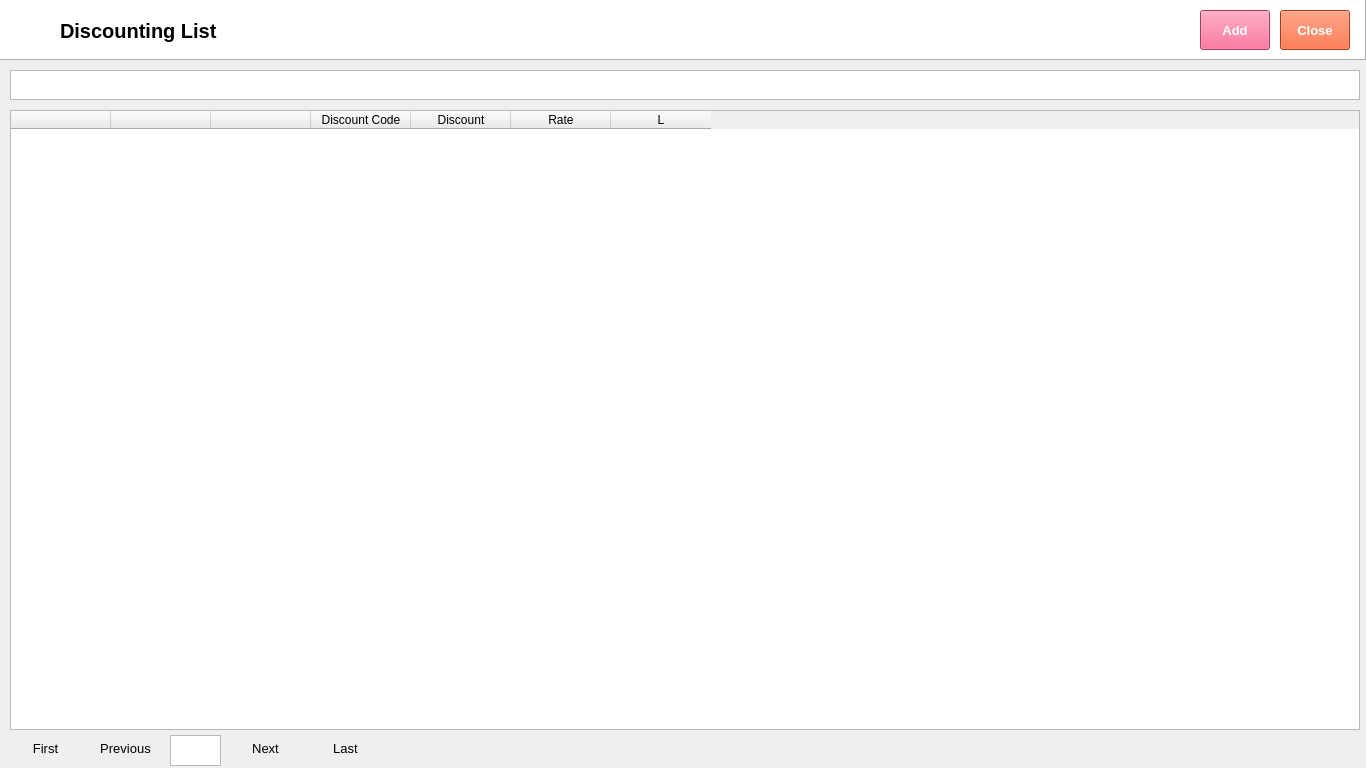
<?xml version="1.0" encoding="UTF-8"?>
<ui version="4.0">
 <class>Form</class>
 <widget class="QWidget" name="Form">
  <property name="geometry">
   <rect>
    <x>0</x>
    <y>0</y>
    <width>1366</width>
    <height>768</height>
   </rect>
  </property>
  <property name="font">
   <font>
    <family>Segoe UI</family>
    <pointsize>9</pointsize>
   </font>
  </property>
  <property name="windowTitle">
   <string>Form</string>
  </property>
  <widget class="QFrame" name="frame">
   <property name="geometry">
    <rect>
     <x>0</x>
     <y>0</y>
     <width>1366</width>
     <height>60</height>
    </rect>
   </property>
   <property name="autoFillBackground">
    <bool>false</bool>
   </property>
   <property name="styleSheet">
    <string notr="true">background-color: rgb(255, 255, 255);</string>
   </property>
   <property name="frameShape">
    <enum>QFrame::Panel</enum>
   </property>
   <property name="frameShadow">
    <enum>QFrame::Raised</enum>
   </property>
   <widget class="QLabel" name="label">
    <property name="geometry">
     <rect>
      <x>10</x>
      <y>10</y>
      <width>38</width>
      <height>32</height>
     </rect>
    </property>
    <property name="text">
     <string/>
    </property>
    <property name="pixmap">
     <pixmap>../../python-pos/img/Disbursement.png</pixmap>
    </property>
    <property name="scaledContents">
     <bool>true</bool>
    </property>
   </widget>
   <widget class="QLabel" name="lblDiscountList">
    <property name="geometry">
     <rect>
      <x>60</x>
      <y>10</y>
      <width>161</width>
      <height>41</height>
     </rect>
    </property>
    <property name="font">
     <font>
      <family>Segoe UI</family>
      <pointsize>15</pointsize>
      <weight>75</weight>
      <bold>true</bold>
     </font>
    </property>
    <property name="text">
     <string>Discounting List</string>
    </property>
    <property name="textFormat">
     <enum>Qt::PlainText</enum>
    </property>
   </widget>
   <widget class="QPushButton" name="btnAdd">
    <property name="geometry">
     <rect>
      <x>1200</x>
      <y>10</y>
      <width>70</width>
      <height>40</height>
     </rect>
    </property>
    <property name="font">
     <font>
      <family>Segoe UI</family>
      <pointsize>10</pointsize>
      <weight>75</weight>
      <bold>true</bold>
     </font>
    </property>
    <property name="autoFillBackground">
     <bool>false</bool>
    </property>
    <property name="styleSheet">
     <string notr="true">background-color: rgb(240, 80, 128);
color: rgb(255, 255, 255);</string>
    </property>
    <property name="text">
     <string>Add</string>
    </property>
   </widget>
   <widget class="QPushButton" name="btnClose">
    <property name="geometry">
     <rect>
      <x>1280</x>
      <y>10</y>
      <width>70</width>
      <height>40</height>
     </rect>
    </property>
    <property name="font">
     <font>
      <family>Segoe UI</family>
      <pointsize>10</pointsize>
      <weight>75</weight>
      <bold>true</bold>
     </font>
    </property>
    <property name="styleSheet">
     <string notr="true">background-color: rgb(243, 79, 28);
color: rgb(255, 255, 255);</string>
    </property>
    <property name="text">
     <string>Close</string>
    </property>
    <property name="flat">
     <bool>false</bool>
    </property>
   </widget>
  </widget>
  <widget class="QTableWidget" name="tblDiscount">
   <property name="geometry">
    <rect>
     <x>10</x>
     <y>110</y>
     <width>1350</width>
     <height>620</height>
    </rect>
   </property>
   <column>
    <property name="text">
     <string/>
    </property>
   </column>
   <column>
    <property name="text">
     <string/>
    </property>
   </column>
   <column>
    <property name="text">
     <string/>
    </property>
   </column>
   <column>
    <property name="text">
     <string>Discount Code</string>
    </property>
   </column>
   <column>
    <property name="text">
     <string>Discount</string>
    </property>
   </column>
   <column>
    <property name="text">
     <string>Rate</string>
    </property>
   </column>
   <column>
    <property name="text">
     <string>L</string>
    </property>
   </column>
  </widget>
  <widget class="QTextEdit" name="txtSearch">
   <property name="geometry">
    <rect>
     <x>10</x>
     <y>70</y>
     <width>1350</width>
     <height>30</height>
    </rect>
   </property>
  </widget>
  <widget class="QTextEdit" name="textEditPageNumber">
   <property name="geometry">
    <rect>
     <x>170</x>
     <y>735</y>
     <width>51</width>
     <height>31</height>
    </rect>
   </property>
   <property name="font">
    <font>
     <family>Segoe UI</family>
     <pointsize>10</pointsize>
    </font>
   </property>
   <property name="styleSheet">
    <string notr="true">color: rgb(0, 0, 0);</string>
   </property>
   <property name="readOnly">
    <bool>true</bool>
   </property>
  </widget>
  <widget class="QPushButton" name="pushButtonFirst">
   <property name="geometry">
    <rect>
     <x>10</x>
     <y>730</y>
     <width>71</width>
     <height>37</height>
    </rect>
   </property>
   <property name="font">
    <font>
     <family>Segoe UI</family>
     <pointsize>10</pointsize>
    </font>
   </property>
   <property name="styleSheet">
    <string notr="true">color: rgb(0, 0, 0);</string>
   </property>
   <property name="text">
    <string>First</string>
   </property>
   <property name="flat">
    <bool>true</bool>
   </property>
  </widget>
  <widget class="QPushButton" name="pushButtonLast">
   <property name="geometry">
    <rect>
     <x>310</x>
     <y>730</y>
     <width>71</width>
     <height>37</height>
    </rect>
   </property>
   <property name="font">
    <font>
     <family>Segoe UI</family>
     <pointsize>10</pointsize>
    </font>
   </property>
   <property name="styleSheet">
    <string notr="true">color: rgb(0, 0, 0);</string>
   </property>
   <property name="text">
    <string>Last</string>
   </property>
   <property name="flat">
    <bool>true</bool>
   </property>
  </widget>
  <widget class="QPushButton" name="pushButtonNext">
   <property name="geometry">
    <rect>
     <x>230</x>
     <y>730</y>
     <width>71</width>
     <height>37</height>
    </rect>
   </property>
   <property name="font">
    <font>
     <family>Segoe UI</family>
     <pointsize>10</pointsize>
    </font>
   </property>
   <property name="styleSheet">
    <string notr="true">color: rgb(0, 0, 0);</string>
   </property>
   <property name="text">
    <string>Next</string>
   </property>
   <property name="flat">
    <bool>true</bool>
   </property>
  </widget>
  <widget class="QPushButton" name="pushButtonPrevious">
   <property name="geometry">
    <rect>
     <x>90</x>
     <y>730</y>
     <width>71</width>
     <height>37</height>
    </rect>
   </property>
   <property name="font">
    <font>
     <family>Segoe UI</family>
     <pointsize>10</pointsize>
    </font>
   </property>
   <property name="styleSheet">
    <string notr="true">color: rgb(0, 0, 0);</string>
   </property>
   <property name="text">
    <string>Previous</string>
   </property>
   <property name="flat">
    <bool>true</bool>
   </property>
  </widget>
 </widget>
 <resources/>
 <connections/>
</ui>
